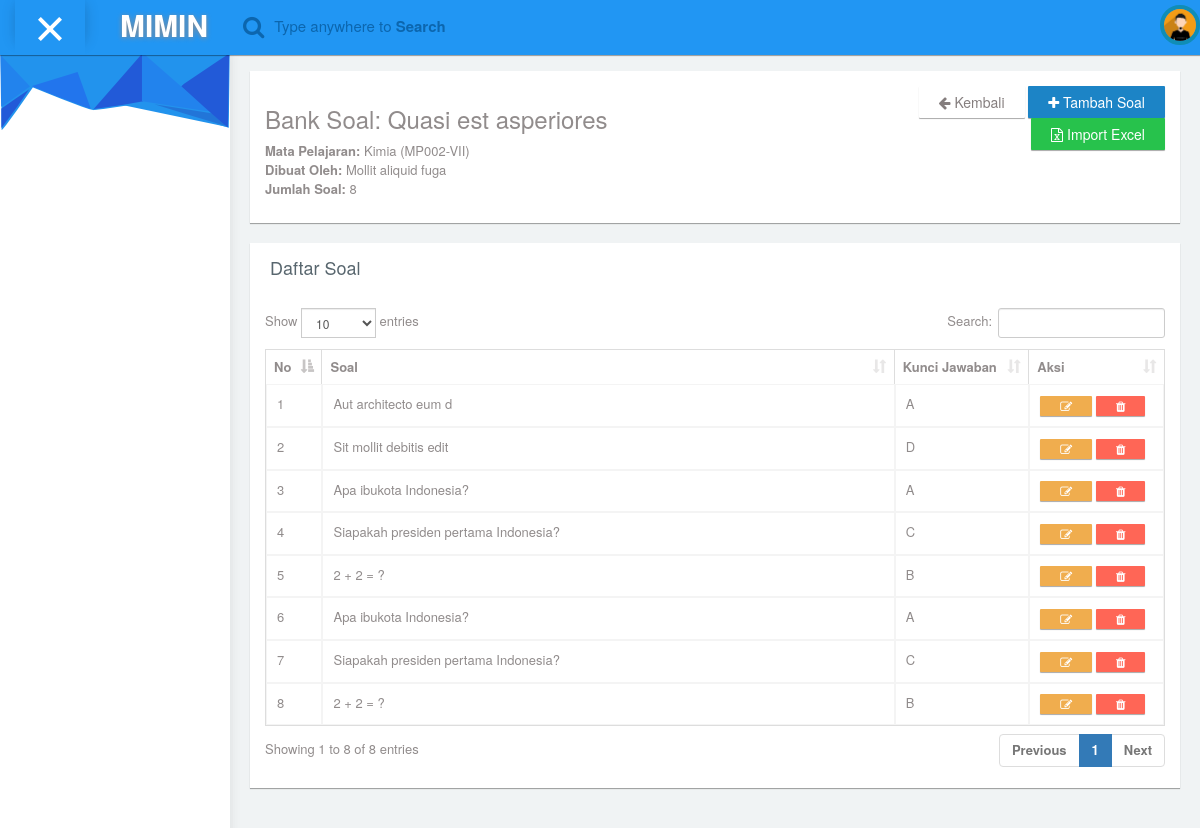
Screenshot of /banksoal/soalkuncijawaban/5 with the database file from the repository.
### tables this page shows
CREATE TABLE IF NOT EXISTS `tb_banksoal` (
  `id` int NOT NULL AUTO_INCREMENT,
  `keterangan` varchar(255) NOT NULL,
  `matapelajaran_id` int NOT NULL,
  `pegawai_id` int NOT NULL,
  `created_at` timestamp NOT NULL DEFAULT CURRENT_TIMESTAMP,
  `updated_at` timestamp NOT NULL DEFAULT CURRENT_TIMESTAMP ON UPDATE CURRENT_TIMESTAMP,
  PRIMARY KEY (`id`),
  KEY `matapelajaran_id` (`matapelajaran_id`),
  KEY `pegawai_id` (`pegawai_id`),
  CONSTRAINT `tb_banksoal_ibfk_1` FOREIGN KEY (`matapelajaran_id`) REFERENCES `tb_matapelajaran` (`id`),
  CONSTRAINT `tb_banksoal_ibfk_2` FOREIGN KEY (`pegawai_id`) REFERENCES `tb_pegawai` (`id`)
);

CREATE TABLE IF NOT EXISTS `tb_matapelajaran` (
  `id` int NOT NULL AUTO_INCREMENT,
  `kode_matapelajaran` varchar(20) NOT NULL,
  `nama_matapelajaran` varchar(100) NOT NULL,
  `keterangan` text,
  PRIMARY KEY (`id`)
);

CREATE TABLE IF NOT EXISTS `tb_pegawai` (
  `id` int NOT NULL AUTO_INCREMENT,
  `nama` varchar(100) NOT NULL,
  `tempat_lahir` varchar(100) NOT NULL,
  `tanggal_lahir` date NOT NULL,
  `jenis_kelamin` enum('L','P') NOT NULL,
  `alamat` text NOT NULL,
  `no_telepon` varchar(20) DEFAULT NULL,
  `email` varchar(100) NOT NULL,
  `password` varchar(255) NOT NULL,
  `role` enum('admin','operator','guru','kepala sekolah') NOT NULL,
  `created_at` timestamp NULL DEFAULT CURRENT_TIMESTAMP,
  `updated_at` timestamp NULL DEFAULT CURRENT_TIMESTAMP ON UPDATE CURRENT_TIMESTAMP,
  PRIMARY KEY (`id`),
  UNIQUE KEY `email` (`email`)
);

CREATE TABLE IF NOT EXISTS `tb_soal` (
  `id` int NOT NULL AUTO_INCREMENT,
  `banksoal_id` int NOT NULL,
  `soal` text NOT NULL,
  `pilihan_a` text NOT NULL,
  `pilihan_b` text NOT NULL,
  `pilihan_c` text NOT NULL,
  `pilihan_d` text NOT NULL,
  `kunci_jawaban` enum('A','B','C','D') NOT NULL,
  `created_at` timestamp NOT NULL DEFAULT CURRENT_TIMESTAMP,
  `updated_at` timestamp NOT NULL DEFAULT CURRENT_TIMESTAMP ON UPDATE CURRENT_TIMESTAMP,
  PRIMARY KEY (`id`),
  KEY `banksoal_id` (`banksoal_id`),
  CONSTRAINT `tb_soal_ibfk_1` FOREIGN KEY (`banksoal_id`) REFERENCES `tb_banksoal` (`id`) ON DELETE CASCADE ON UPDATE CASCADE
);

### application/views/template_miminium/wrapper.php (called while the page is built)
<?php
    include 'header.php';
    include 'sidebar.php';
    include 'navbar.php';
	include 'content.php';
	include 'footer.php';
?>

### application/controllers/Banksoal.php (called while the page is built, shortened)
<?php
class Banksoal extends CI_Controller {
	public function __construct() {
		$this->load->database();
		$this->load->library('form_validation');
		$this->load->library('session');
	}
	public function soalkuncijawaban($banksoal_id){
		$this->db->select('tb_banksoal.*, tb_matapelajaran.kode_matapelajaran, tb_matapelajaran.nama_matapelajaran, tb_pegawai.nama as nama_pegawai');
		$this->db->from('tb_banksoal');
		$this->db->join('tb_matapelajaran', 'tb_matapelajaran.id = tb_banksoal.matapelajaran_id');
		$this->db->join('tb_pegawai', 'tb_pegawai.id = tb_banksoal.pegawai_id');
		$this->db->where('tb_banksoal.id', $banksoal_id);
		$banksoal = $this->db->get()->row();
		$soal = $this->db->get_where('tb_soal', ['banksoal_id' => $banksoal_id])->result();
		$data = array(
			'page' => 'banksoal/soalkuncijawaban',
			'script' => 'banksoal/soalkuncijawaban_script',
			'link' => 'banksoal',
			'banksoal' => $banksoal,
			'soal' => $soal
		);
		$this->load->view('template_miminium/wrapper', $data);
	}
}

### index.php (called while the page is built, shortened)
<?php
require_once BASEPATH.'core/CodeIgniter.php';

### application/views/template_miminium/content.php (called while the page is built)
<?php
    $this->load->view($page);
?>

### application/views/banksoal/soalkuncijawaban.php (the view, shortened to what this page needs)
<div id="content">
    <div class="col-md-12" style="padding:20px;">
        <div class="panel">
            <div class="panel-body">
                <div class="row">
                    <div class="col-md-8">
                        <h3>Bank Soal: <?= htmlspecialchars($banksoal->keterangan) ?></h3>
                        <p>
                            <strong>Mata Pelajaran:</strong> <?= htmlspecialchars($banksoal->nama_matapelajaran) ?> (<?= htmlspecialchars($banksoal->kode_matapelajaran) ?>)<br>
                            <strong>Dibuat Oleh:</strong> <?= htmlspecialchars($banksoal->nama_pegawai) ?><br>
                            <strong>Jumlah Soal:</strong> <?= count($soal) ?>
                        </p>
                    </div>
                    <div class="col-md-4 text-right">
                        <a href="<?= site_url('banksoal') ?>" class="btn btn-default">
                            <i class="fa fa-arrow-left"></i> Kembali
                        </a>
                        <a href="#" class="btn btn-primary" data-toggle="modal" data-target="#modalTambahSoal">
                            <i class="fa fa-plus"></i> Tambah Soal
                        </a>
                        <a href="#" class="btn btn-success" data-toggle="modal" data-target="#modalImportSoal">
                            <i class="fa fa-file-excel-o"></i> Import Excel
                        </a>
                    </div>
                </div>
            </div>
        </div>
        <div class="panel">
            <div class="panel-heading bg-white border-none">
                <h4>Daftar Soal</h4>
            </div>
            <div class="panel-body">
                <table class="table table-bordered dt-table">
                    <thead>
                        <tr>
                            <th width="5%">No</th>
                            <th>Soal</th>
                            <th width="15%">Kunci Jawaban</th>
                            <th width="15%">Aksi</th>
                        </tr>
                    </thead>
                    <tbody>
                        <?php $no = 1; ?>
                        <?php foreach ($soal as $s): ?>
                        <tr>
                            <td><?= $no++ ?></td>
                            <td><?= $s->soal ?></td>
                            <td><?= htmlspecialchars($s->kunci_jawaban) ?></td>
                            <td>
                                <a href="#" class="btn btn-xs btn-warning btn-edit-soal" data-id="<?= $s->id ?>">
                                    <i class="fa fa-edit"></i>
                                </a>
                                <a href="<?= site_url('banksoal/delete_soal/'.$s->id) ?>" class="btn btn-xs btn-danger btn-delete-soal">
                                    <i class="fa fa-trash"></i>
                                </a>
                            </td>
                        </tr>
                        <?php endforeach; ?>
                    </tbody>
                </table>
            </div>
        </div>
    </div>
</div>

### application/views/template_miminium/header.php (shortened to what this page needs)
<!DOCTYPE html>
<html lang="en">
<head>
    <link rel="stylesheet" type="text/css" href="<?=base_url()?>assets_miminium/css/bootstrap.min.css">
      <link rel="stylesheet" type="text/css" href="<?=base_url()?>assets_miminium/css/plugins/font-awesome.min.css"/>
      <link rel="stylesheet" type="text/css" href="<?=base_url()?>assets_miminium/css/plugins/simple-line-icons.css"/>
      <link rel="stylesheet" type="text/css" href="<?=base_url()?>assets_miminium/css/plugins/animate.min.css"/>
      <link rel="stylesheet" type="text/css" href="<?=base_url()?>assets_miminium/css/plugins/fullcalendar.min.css"/>
      <link rel="stylesheet" type="text/css" href="<?=base_url()?>assets_miminium/css/plugins/datatables.bootstrap.min.css"/>
      <link rel="stylesheet" href="<?=base_url()?>assets_miminium/css/plugins/select2.min.css">
	<link href="<?=base_url()?>assets_miminium/css/style.css" rel="stylesheet">
	<link rel="stylesheet" href="https://cdn.jsdelivr.net/npm/sweetalert2@11/dist/sweetalert2.min.css">
</head>

### application/views/template_miminium/sidebar.php (shortened to what this page needs)
<div class="container-fluid mimin-wrapper">
      <div id="left-menu">
        <div class="sub-left-menu scroll">
          <ul class="nav nav-list">
              <li><div class="left-bg"></div></li>
            </ul>
          </div>
      </div>

### application/views/template_miminium/navbar.php (shortened to what this page needs)
<body id="mimin" class="dashboard">
       <nav class="navbar navbar-default header navbar-fixed-top">
         <div class="col-md-12 nav-wrapper">
           <div class="navbar-header" style="width:100%;">
             <div class="opener-left-menu is-open">
               <span class="bottom"></span>
             </div>
               <a href="index.html" class="navbar-brand">
                <b>MIMIN</b>
               </a>
             <ul class="nav navbar-nav search-nav">
               <li>
                  <div class="search">
                   <span class="fa fa-search icon-search" style="font-size:23px;"></span>
                   <div class="form-group form-animate-text">
                     <input type="text" class="form-text" required>
                     <label class="label-search">Type anywhere to <b>Search</b> </label>
                   </div>
                 </div>
               </li>
             </ul>
             <ul class="nav navbar-nav navbar-right user-nav">
               <li class="user-name"><span><?=$this->session->userdata('nama')?></span></li>
                 <li class="dropdown avatar-dropdown">
                  <img src="<?=base_url()?>assets_miminium/img/avatar.jpg" class="img-circle avatar" alt="user name" data-toggle="dropdown" aria-haspopup="true" aria-expanded="true"/>
               </li>
             </ul>
           </div>
         </div>
       </nav>

### application/views/template_miminium/footer.php (shortened to what this page needs)
      </div>
  </body>
</html>

### rows the page displays
tb_banksoal: keterangan "Quasi est asperiores", matapelajaran.nama_matapelajaran "Kimia", matapelajaran.kode_matapelajaran "MP002-VII", pegawai.nama "Mollit aliquid fuga"
tb_soal: soal "Aut architecto eum d", kunci_jawaban "A"
tb_soal: soal "Sit mollit debitis edit", kunci_jawaban "D"
tb_soal: soal "Apa ibukota Indonesia?", kunci_jawaban "A"
tb_soal: soal "Siapakah presiden pertama Indonesia?", kunci_jawaban "C"
tb_soal: soal "2 + 2 = ?", kunci_jawaban "B"
tb_soal: soal "Apa ibukota Indonesia?", kunci_jawaban "A"
tb_soal: soal "Siapakah presiden pertama Indonesia?", kunci_jawaban "C"
tb_soal: soal "2 + 2 = ?", kunci_jawaban "B"

### other values shown
count($soal) "8"
